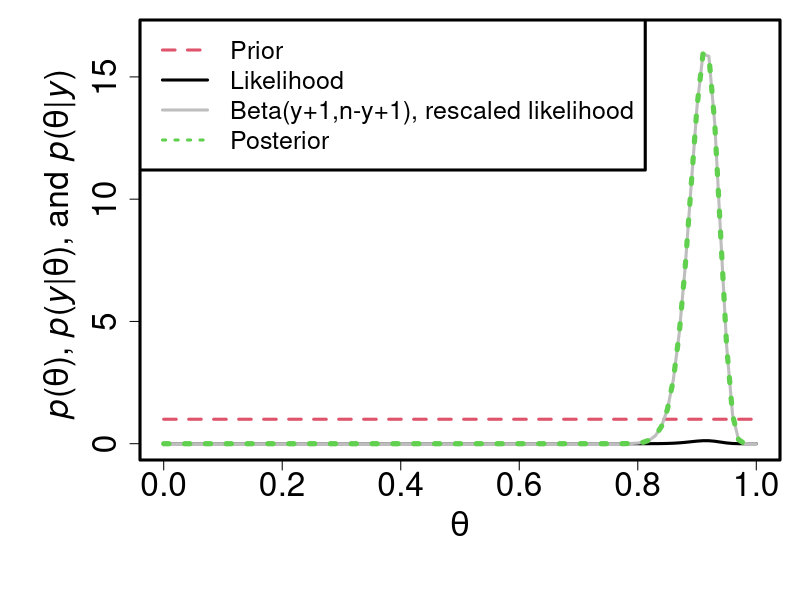

The R source for this figure:
## ---- chunk 1
knitr::opts_chunk$set(echo = FALSE, message = FALSE, warning = FALSE, size = '\tiny')
## ---- chunk 2
y <- 118 # number of successes in data set
n <- 129
# set a and b
# Use uniform prior, thus Beta(1,1)
a <- b <- 1

# mean
(a+y)/(a+b+n)
# Bayes quantile-based CI:
round(qbeta(c(0.025,0.975), y+a, n-y+b),2)

# extra: freq CI:
p <- y/n; round(p,2)
round(p + qnorm(0.975)*sqrt(p*(1-p)/n),2)
round(p - qnorm(0.975)*sqrt(p*(1-p)/n),2)
## ---- chunk 3
par(lwd = 3, cex.axis = 2, cex.lab = 2, cex.main = 2,mar = c(7,7,1,1))
curve(dbeta(x,y,n-y),type="n",ylab=
       expression(paste(italic("p"),"(",theta,"), ",
                        italic("p"),"(",italic(y), "|", theta,"), and ",
                        italic("p"),"(",theta,"|",italic(y), ") ", sep="")),
     xlab=expression(theta))
curve(dbeta(x, a,b), col = 2, lty = 2, lwd = 3, add = T)
curve(dbinom(y,n,x), col = 1, lty = 1, lwd = 3, add = T)
curve(dbeta(x,y+1,n-y+1), col = "grey", lty = 1, lwd = 3, add = T) # rescaled likelihood
curve(dbeta(x,y+a,n-y+b),col = 3, lty = 3, lwd = 5, add = T)
legend("topleft", legend = c("Prior", "Likelihood","Beta(y+1,n-y+1), rescaled likelihood", "Posterior"), col = c(2, 1, "grey", 3), 
       lty = c(2,1,1,3), cex = 1.5)

